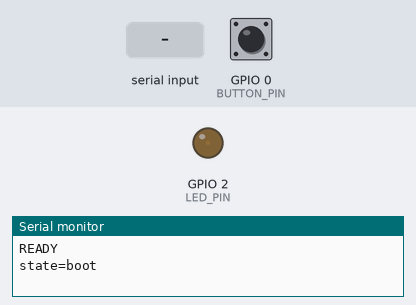
A program run on a simulated ESP32. Shown: output pins drawn as LEDs (lit = HIGH), the last lines printed to the serial monitor. Inputs (shaded band) come from the test bench; at power-on: GPIO 0 (BUTTON_PIN) HIGH.

Above: at 1.87 s.
2.1 s: GPIO 0 (BUTTON_PIN) pulled LOW for 0.15 s
At 2.12 s:
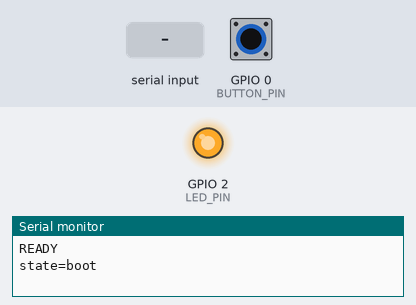
5.1 s: GPIO 0 (BUTTON_PIN) pulled LOW for 0.15 s
8.2 s: "idle\n" received over Serial
At 9.45 s:
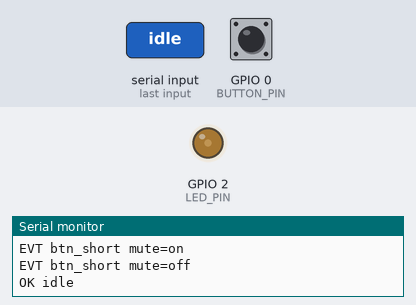
11.2 s: "boot\n" received over Serial
14.2 s: "ping\n" received over Serial
17.2 s: GPIO 0 (BUTTON_PIN) pulled LOW for 1 s
Timing chart, 0 to 21.2 s (numbered marks = the images above; inputs shaded):
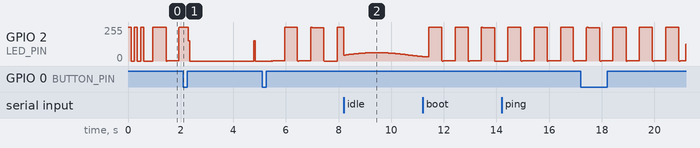

The program:

main.cpp
```cpp
// Jarvis indicator firmware v4 — write-only integration с оркестратором
//
// LED (GPIO2, единственный управляемый):
//   boot | idle | listening | thinking | speaking | guest | error
//
// Кнопка BOOT (GPIO0) — локальный mute:
//   короткое нажатие         -> toggle mute
//   когда mute=ON            -> LED показывает паттерн muted (короткий blip раз в 2.5 с)
//                               команды оркестратора запоминаются, но НЕ отрисовываются
//   когда mute=OFF           -> отрисовывается последняя команда оркестратора
//
// Длинное нажатие (>= 800 мс) — sync: принудительно перерисовать текущее состояние.
//
// Serial: 115200, 8N1. RX и TX работают надёжно на нормальном USB-порту
// (если TX плюётся мусором — попробовать другой физический порт компа,
// проблема не в плате).

#include <Arduino.h>

constexpr int LED_PIN     = 2;
constexpr int BUTTON_PIN  = 0;
constexpr int LEDC_CH     = 0;
constexpr int PWM_FREQ    = 5000;
constexpr int PWM_RES     = 8;
constexpr int PWM_MAX     = 255;

constexpr uint32_t DEBOUNCE_MS  = 30;
constexpr uint32_t LONGPRESS_MS = 800;

enum State : uint8_t {
  ST_BOOT = 0, ST_IDLE, ST_LISTENING, ST_THINKING,
  ST_SPEAKING, ST_GUEST, ST_ERROR,
};

State orchState  = ST_BOOT;   // что запросил оркестратор
uint32_t orchStartMs = 0;

bool mute = false;
uint32_t muteStartMs = 0;

String rxBuf;

bool     btnStableHigh   = true;
uint32_t btnLastChangeMs = 0;
uint32_t btnPressedAtMs  = 0;
bool     btnLongFired    = false;

static void writePwm(int v) {
  ledcWrite(LEDC_CH, constrain(v, 0, PWM_MAX));
}

static void applyOrchState(State s, const char* label) {
  orchState = s;
  orchStartMs = millis();
  Serial.print("OK "); Serial.println(label);
}

static void parseCommand(const String& cmd) {
  String c = cmd; c.trim(); c.toLowerCase();
  if (c.length() == 0) return;
  if (c == "ping")       { Serial.println("PONG"); return; }
  if (c == "boot")       { applyOrchState(ST_BOOT,      "boot");      return; }
  if (c == "idle")       { applyOrchState(ST_IDLE,      "idle");      return; }
  if (c == "listening")  { applyOrchState(ST_LISTENING, "listening"); return; }
  if (c == "thinking")   { applyOrchState(ST_THINKING,  "thinking");  return; }
  if (c == "speaking")   { applyOrchState(ST_SPEAKING,  "speaking");  return; }
  if (c == "guest")      { applyOrchState(ST_GUEST,     "guest");     return; }
  if (c == "error")      { applyOrchState(ST_ERROR,     "error");     return; }
  if (c == "unmute")     { mute = false; Serial.println("OK unmute"); return; }
  if (c == "mute")       { mute = true; muteStartMs = millis();
                           Serial.println("OK mute"); return; }
  Serial.print("ERR unknown "); Serial.println(c);
}

static int patternValue(State s, uint32_t t) {
  switch (s) {
    case ST_BOOT: {
      float phase = (t % 1000) / 1000.0f;
      return (int)((0.5f + 0.5f * sinf(phase * 2.0f * PI)) * PWM_MAX);
    }
    case ST_IDLE: {
      float phase = (t % 5000) / 5000.0f;
      return (int)((0.10f + 0.15f * (0.5f + 0.5f * sinf(phase * 2.0f * PI))) * PWM_MAX);
    }
    case ST_LISTENING: return PWM_MAX;
    case ST_THINKING: {
      float phase = (t % 500) / 500.0f;
      return (int)((0.30f + 0.70f * (0.5f + 0.5f * sinf(phase * 2.0f * PI))) * PWM_MAX);
    }
    case ST_SPEAKING: {
      uint32_t phase = (t / 125) % 2;
      return phase ? PWM_MAX : (int)(0.40f * PWM_MAX);
    }
    case ST_GUEST: {
      uint32_t p = t % 2000;
      return ((p < 80) || (p >= 200 && p < 280)) ? PWM_MAX : 0;
    }
    case ST_ERROR: {
      uint32_t phase = (t / 62) % 2;
      return phase ? PWM_MAX : 0;
    }
  }
  return 0;
}

static void applyPattern() {
  if (mute) {
    uint32_t t = millis() - muteStartMs;
    uint32_t p = t % 2500;
    writePwm((p < 60) ? (int)(0.6f * PWM_MAX) : 0);
  } else {
    uint32_t t = millis() - orchStartMs;
    writePwm(patternValue(orchState, t));
  }
}

static void pollButton() {
  bool raw = digitalRead(BUTTON_PIN) == HIGH;
  uint32_t now = millis();

  if (raw != btnStableHigh) {
    if (now - btnLastChangeMs >= DEBOUNCE_MS) {
      btnStableHigh   = raw;
      btnLastChangeMs = now;

      if (!btnStableHigh) {
        btnPressedAtMs = now;
        btnLongFired   = false;
      } else {
        uint32_t held = now - btnPressedAtMs;
        if (!btnLongFired && held >= DEBOUNCE_MS) {
          // short press: toggle mute локально
          mute = !mute;
          muteStartMs = now;
          Serial.print("EVT btn_short mute="); Serial.println(mute ? "on" : "off");
        }
      }
    }
  } else {
    btnLastChangeMs = now;
  }

  if (!btnStableHigh && !btnLongFired &&
      (now - btnPressedAtMs) >= LONGPRESS_MS) {
    btnLongFired = true;
    // long press: пока просто уведомление, поведение доопределит оркестратор
    Serial.println("EVT btn_long");
  }
}

void setup() {
  Serial.begin(115200);

  pinMode(LED_PIN, OUTPUT);
  pinMode(BUTTON_PIN, INPUT_PULLUP);

  for (int i = 0; i < 3; i++) {
    digitalWrite(LED_PIN, HIGH); delay(120);
    digitalWrite(LED_PIN, LOW);  delay(120);
  }

  ledcSetup(LEDC_CH, PWM_FREQ, PWM_RES);
  ledcAttachPin(LED_PIN, LEDC_CH);

  orchState   = ST_BOOT;
  orchStartMs = millis();

  delay(100);
  Serial.println();
  Serial.println("READY");
  Serial.println("state=boot");
}

void loop() {
  while (Serial.available() > 0) {
    char ch = (char)Serial.read();
    if (ch == '\n' || ch == '\r') {
      if (rxBuf.length() > 0) { parseCommand(rxBuf); rxBuf = ""; }
    } else if (rxBuf.length() < 64) {
      rxBuf += ch;
    }
  }
  pollButton();
  applyPattern();
  delay(5);
}
```
